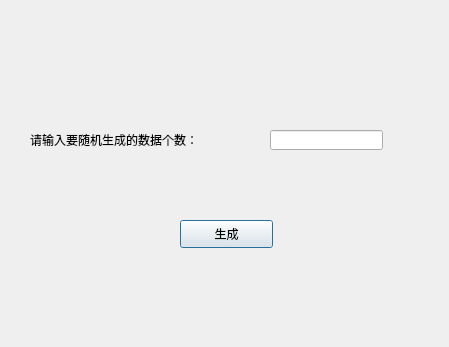
<?xml version="1.0" encoding="UTF-8"?>
<ui version="4.0">
 <class>Dialog</class>
 <widget class="QDialog" name="Dialog">
  <property name="geometry">
   <rect>
    <x>0</x>
    <y>0</y>
    <width>449</width>
    <height>347</height>
   </rect>
  </property>
  <property name="windowTitle">
   <string>Dialog</string>
  </property>
  <widget class="QPushButton" name="pushButton">
   <property name="geometry">
    <rect>
     <x>180</x>
     <y>220</y>
     <width>93</width>
     <height>28</height>
    </rect>
   </property>
   <property name="text">
    <string>生成</string>
   </property>
  </widget>
  <widget class="QLabel" name="label">
   <property name="geometry">
    <rect>
     <x>30</x>
     <y>130</y>
     <width>211</width>
     <height>20</height>
    </rect>
   </property>
   <property name="text">
    <string>请输入要随机生成的数据个数：</string>
   </property>
  </widget>
  <widget class="QLineEdit" name="lineEdit">
   <property name="geometry">
    <rect>
     <x>270</x>
     <y>130</y>
     <width>113</width>
     <height>20</height>
    </rect>
   </property>
  </widget>
 </widget>
 <resources/>
 <connections/>
</ui>
